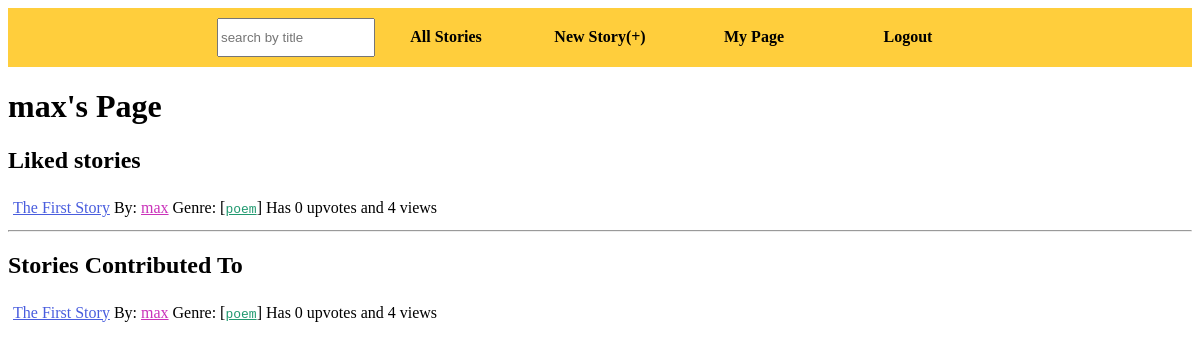
Screenshot of /user?id=max with the database file from the repository.
### tables this page shows
CREATE TABLE stories (title TEXT, creator TEXT, id INTERGER PRIMARY KEY, genre TEXT, word_limit INTEGER, cooldown INTEGER, contributions INTEGER, finished BOOLEAN, likes INTEGER, views INTEGER);

### ourStory.py (the view)
@app.route('/user', methods = ['GET'])
def user():
    userName = request.args.get("id", session.get("user", ""))
    print 'user' in session
    if not users.user_exists(userName):
        return render_template("invalid.html")
    me=session.get("user", "")
    return render_template("user.html", page_title=userName, user=userName, me=me, contributedStories=search.getStories(users.get_contributions(userName)), likedStories=search.getStories(users.get_likes(userName)))

### util/search.py (called while the page is built)
def tuple_to_dictionary(tuuple, list_of_keys):
    d = {} #the dictionary
    index = 0 #the column index
    while index < len(tuuple):
        d[ list_of_keys[index] ] = tuuple[index]
        index += 1
    return d

def getStories(list_of_id):
    list = []
    for id in list_of_id:
        list.append(getStory(id))
    return list

### util/users.py (called while the page is built)
def user_exists(username):
    db = sqlite3.connect(db_name)
    c = db.cursor()
    command = "SELECT * FROM users WHERE username = '%s';"%(username)
    result = c.execute(command).fetchone()
    db.commit()
    db.close()
    if result:
        return True
    else:
        return False

def get_contributions(user):
    db = sqlite3.connect(db_name)
    c = db.cursor()
    command = "SELECT contributions FROM users WHERE username = '%s';" %(user,)
    contributions = c.execute(command).fetchone()[0]
    contributions_as_list = contributions.split(" ")
    contributions = []
    for string in contributions_as_list:
        if string.isdigit():
            contributions.append(int(string))
    db.close()
    return contributions

def get_likes(user):
    db = sqlite3.connect(db_name)
    c = db.cursor()
    command = "SELECT likes FROM users WHERE username = '%s';" %(user,)
    likes = c.execute(command).fetchone()[0]
    likes_as_list = likes.split(" ")
    likes = []
    for string in likes_as_list:
        if string.isdigit():
            likes.append(int(string))
    db.close()
    return likes

### templates/user.html
{% extends "base.html" %}
{% block body %}
{% if user=="" or user==me %}
<h1>My Page</h1>
{% else %}
<h1>{{user}}'s Page</h1>
{% endif %}
<h2>Liked stories</h2>
<div id="stories" class="list">
    {% for story in likedStories %}
        {% set id = story["id"] %}
        {% set who = story["author"] %}
        {% set genre = story["genre"] %}
        <div>
        <a class="storyLink" href="/story?id={{id}}">{{ story["title"] }}</a>
        By: <a class="userLink" href="/user?id={{who}}">{{ who }}</a>
        Genre: [<a class="genre" href="/search?genre={{genre}}">{{ genre }}</a>]
        Has {{ story["popularity"] }} upvotes and {{ story["views"] }} views
        </div>
    {% endfor %}
    </div>
<hr/>
<h2>Stories Contributed To</h2>
<div id="stories" class="list">
    {% for i in contributedStories %}
        {% set storyId = i["id"] %}
        {% set title = i["title"] %}
        {% set who = i["author"] %}
        {% set genre = i["genre"] %}
        {% set popularity = i["popularity"] %}
        {% set views = i["views"] %}
        <div>
        <a class="storyLink" href="/story?id={{storyId}}">{{ title }}</a>
        By: <a class="userLink" href="/user?id={{who}}">{{ who }}</a>
        Genre: [<a class="genre" href="/search?genre={{genre}}">{{ genre }}</a>]
        Has {{popularity }} upvotes and {{ views }} views
        </div>
    {% endfor %}
    </div>
{% endblock %}

### static/storyStylesheet.css (style rules this page uses)
a.storyLink { color: #495DDE; font-family: 'Georgia', serif; }
a.userLink { color: #CA32BA; }
.genre { font-family: monospace; color: #20996F; }
div.list div { padding: 5px; }

### rows the page displays
stories: title "The First Story", creator "max", genre "poem", popularity "0", views "4"

### other values shown
{{ user }} "max"
